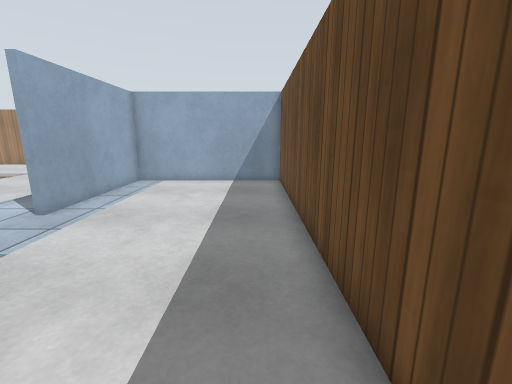
view 1 (above)

18 first-person views from a walk through a robot-simulator world made for Gazebo. The camera is 1.2 m above the floor, tilts 12° down and sees 90° across. The floor is counted in squares, 0.5 m on a side. Each view is taken from the middle of a square. On the plan, view 1 faces up. The plan holds only what a view shows up to about 17 squares ahead; the rest is blank. The place goes on beyond the plan. Gazebo's built-in surfaces are drawn with simple patterns.

view 2
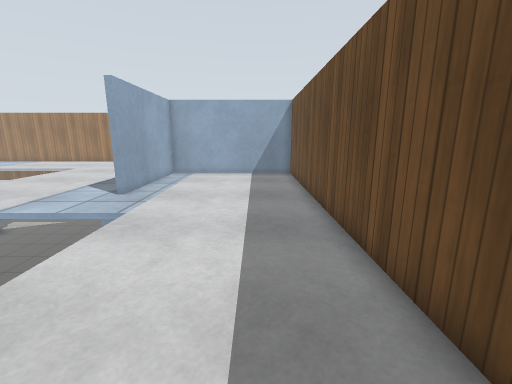

view 3
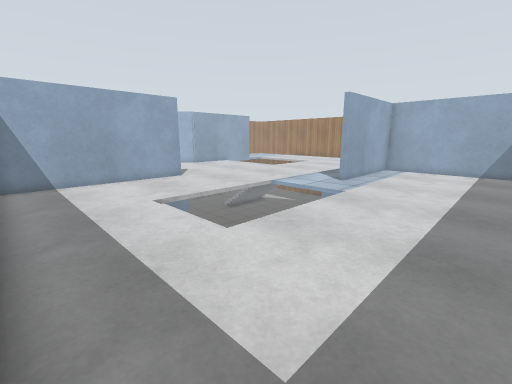

view 4
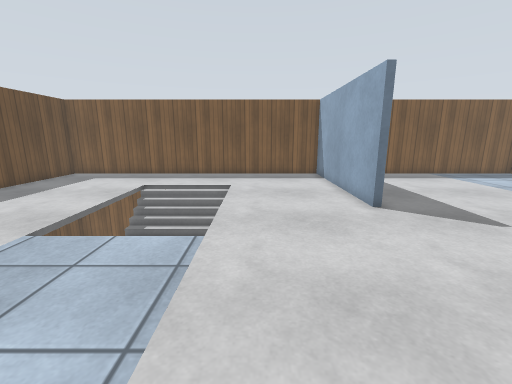

view 5
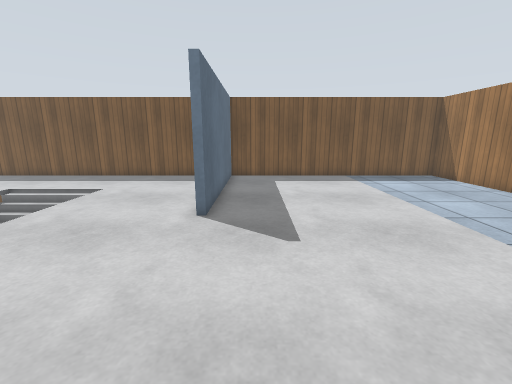

view 6
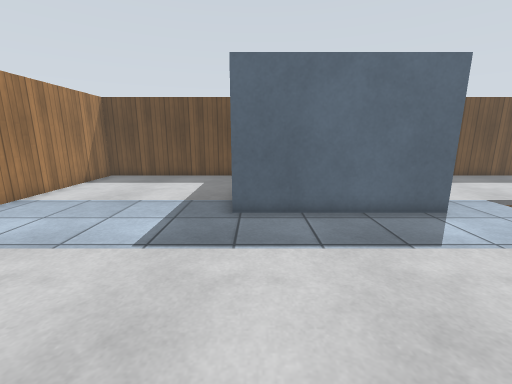

view 7
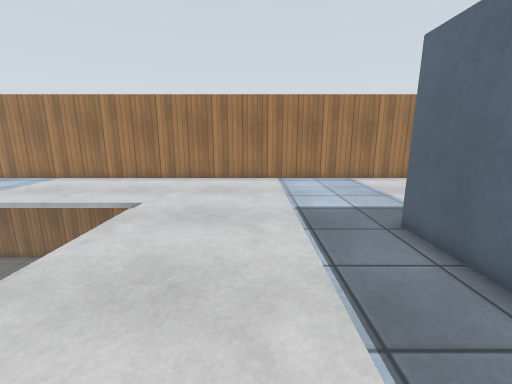

view 8
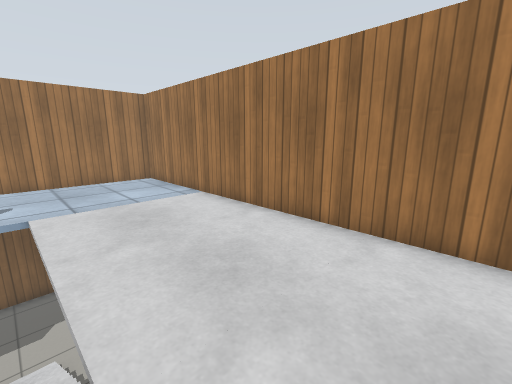

view 9
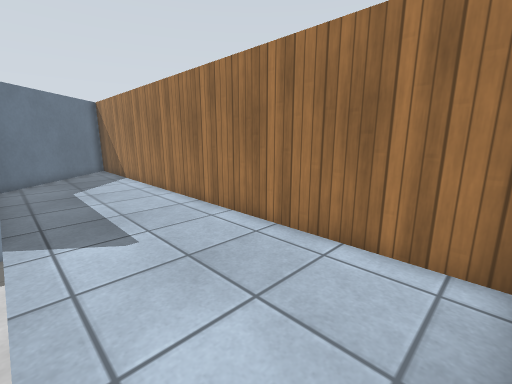

view 10
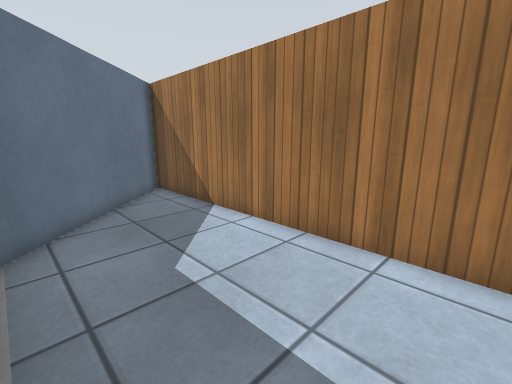

view 11
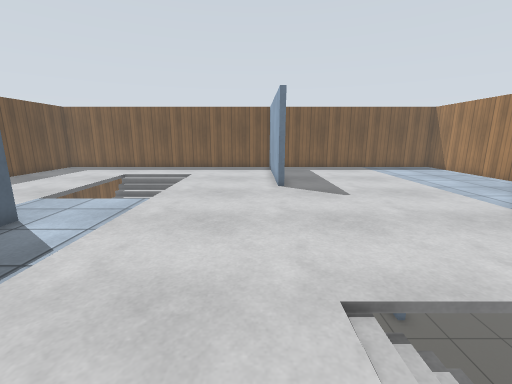

view 12
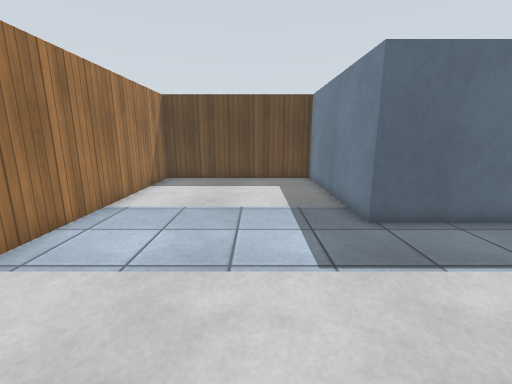

view 13
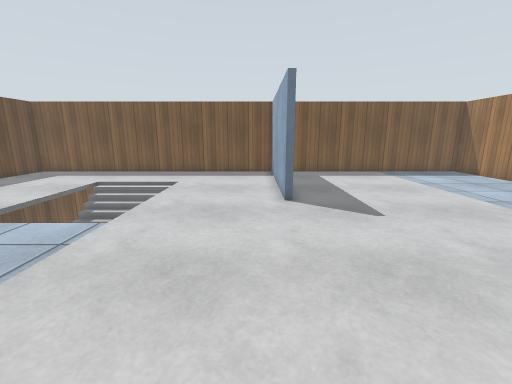

view 14
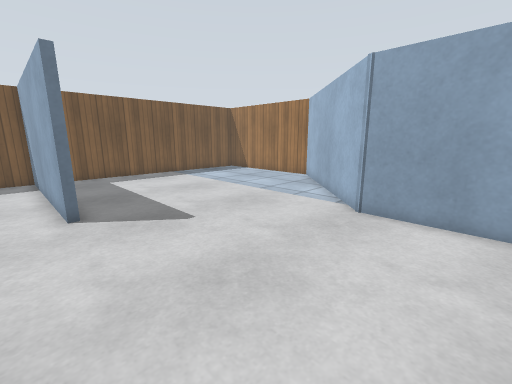

view 15
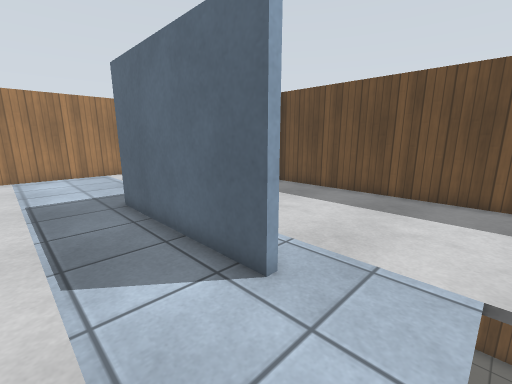

view 16
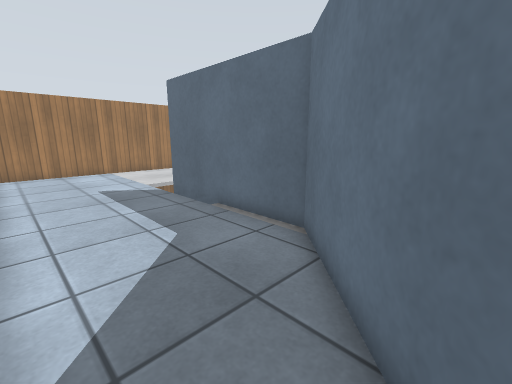

view 17
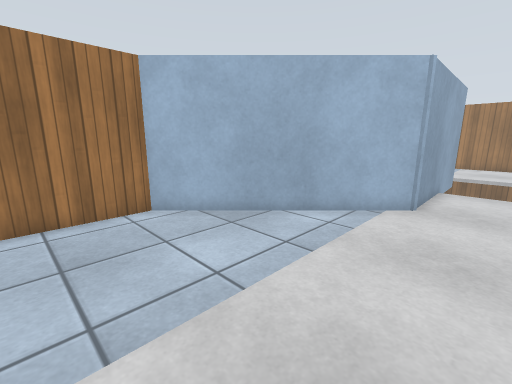

view 18
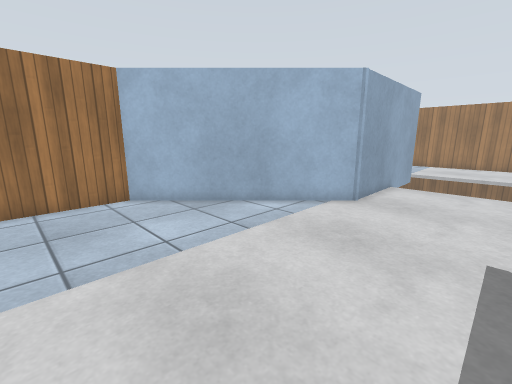

### Floor plan
Points are (right, up) in squares from view 1. A wall is a line through its corners. A room is listed if a view was taken in it or the views show most of it. See-through windows are left out.
Room 1 (views 1, 2, 3, 4, 5, 6, 7, 8, 9, 10, 11, 12, 13, 14, 15, 16, 17, 18)
walls: (-7, 7.7) (-7, 14.8) (1.4, 14.8) (1.4, 23.4) (-28.4, 23.4) (-28.4, -6.3) (-15.4, -6.3) (-15.4, 2.4); (-15.1, 2.4) (-15.1, -6.3) (1.4, -6.3) (1.4, 14.5) (-6.7, 14.5) (-6.7, 7.7); (-22.4, 7.6) (-22.4, 11.5)
objects: stairs (-22, 12)

Positions as (right, up) in squares from view 1, and headings:
1: (0, 0), facing up
2: (-1, -3), facing up
3: (0, -6), facing up-left
4: (-11, 11), facing down
5: (-17, 10), facing down
6: (-15, 14), facing right
7: (-11, 8), facing up
8: (-13, 17), facing up-left
9: (-23, 23), facing down-left
10: (-23, 14), facing down-left
11: (-14, 15), facing down
12: (-14, 18), facing right
13: (-14, 12), facing down
14: (-14, 11), facing down-left
15: (-10, 5), facing up-right
16: (-28, 4), facing up-right
17: (-20, -2), facing up-left
18: (-18, -2), facing up-left
